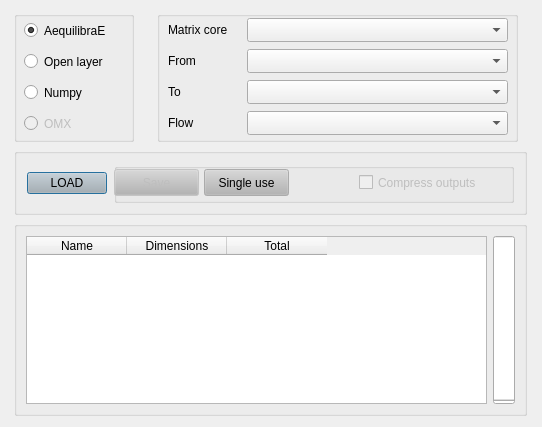
<?xml version="1.0" encoding="UTF-8"?>
<ui version="4.0">
 <class>matrix_loader</class>
 <widget class="QDialog" name="matrix_loader">
  <property name="windowModality">
   <enum>Qt::ApplicationModal</enum>
  </property>
  <property name="geometry">
   <rect>
    <x>0</x>
    <y>0</y>
    <width>542</width>
    <height>427</height>
   </rect>
  </property>
  <property name="sizePolicy">
   <sizepolicy hsizetype="Expanding" vsizetype="Expanding">
    <horstretch>0</horstretch>
    <verstretch>0</verstretch>
   </sizepolicy>
  </property>
  <property name="maximumSize">
   <size>
    <width>5010</width>
    <height>3490</height>
   </size>
  </property>
  <property name="font">
   <font>
    <pointsize>9</pointsize>
   </font>
  </property>
  <property name="windowTitle">
   <string>AequilibraE  -  Matrix loader</string>
  </property>
  <property name="windowIcon">
   <iconset>
    <normaloff>../../../../../../.designer/icon.png</normaloff>../../../../../../.designer/icon.png</iconset>
  </property>
  <property name="modal">
   <bool>true</bool>
  </property>
  <layout class="QGridLayout" name="gridLayout">
   <item row="0" column="1">
    <widget class="QGroupBox" name="group_combo">
     <property name="sizePolicy">
      <sizepolicy hsizetype="Fixed" vsizetype="Fixed">
       <horstretch>0</horstretch>
       <verstretch>0</verstretch>
      </sizepolicy>
     </property>
     <property name="minimumSize">
      <size>
       <width>361</width>
       <height>131</height>
      </size>
     </property>
     <widget class="QComboBox" name="field_cells">
      <property name="enabled">
       <bool>true</bool>
      </property>
      <property name="geometry">
       <rect>
        <x>90</x>
        <y>100</y>
        <width>261</width>
        <height>24</height>
       </rect>
      </property>
      <property name="maxVisibleItems">
       <number>10</number>
      </property>
     </widget>
     <widget class="QLabel" name="lbl_flow">
      <property name="geometry">
       <rect>
        <x>11</x>
        <y>104</y>
        <width>121</width>
        <height>16</height>
       </rect>
      </property>
      <property name="text">
       <string>Flow</string>
      </property>
     </widget>
     <widget class="QLabel" name="lbl_from">
      <property name="geometry">
       <rect>
        <x>11</x>
        <y>42</y>
        <width>121</width>
        <height>16</height>
       </rect>
      </property>
      <property name="text">
       <string>From</string>
      </property>
     </widget>
     <widget class="QLabel" name="lbl_matrix">
      <property name="geometry">
       <rect>
        <x>11</x>
        <y>11</y>
        <width>121</width>
        <height>16</height>
       </rect>
      </property>
      <property name="text">
       <string>Matrix core</string>
      </property>
     </widget>
     <widget class="QComboBox" name="field_from">
      <property name="geometry">
       <rect>
        <x>90</x>
        <y>38</y>
        <width>261</width>
        <height>24</height>
       </rect>
      </property>
      <property name="maxVisibleItems">
       <number>10</number>
      </property>
     </widget>
     <widget class="QComboBox" name="field_to">
      <property name="enabled">
       <bool>true</bool>
      </property>
      <property name="geometry">
       <rect>
        <x>90</x>
        <y>69</y>
        <width>261</width>
        <height>24</height>
       </rect>
      </property>
      <property name="maxVisibleItems">
       <number>10</number>
      </property>
     </widget>
     <widget class="QComboBox" name="matrix_layer">
      <property name="geometry">
       <rect>
        <x>90</x>
        <y>7</y>
        <width>261</width>
        <height>24</height>
       </rect>
      </property>
      <property name="maxVisibleItems">
       <number>10</number>
      </property>
     </widget>
     <widget class="QLabel" name="lbl_to">
      <property name="geometry">
       <rect>
        <x>11</x>
        <y>73</y>
        <width>121</width>
        <height>16</height>
       </rect>
      </property>
      <property name="text">
       <string>To</string>
      </property>
     </widget>
    </widget>
   </item>
   <item row="0" column="0">
    <widget class="QGroupBox" name="groupBox">
     <property name="sizePolicy">
      <sizepolicy hsizetype="Fixed" vsizetype="Fixed">
       <horstretch>0</horstretch>
       <verstretch>0</verstretch>
      </sizepolicy>
     </property>
     <property name="minimumSize">
      <size>
       <width>120</width>
       <height>131</height>
      </size>
     </property>
     <widget class="QRadioButton" name="radio_omx_matrix">
      <property name="enabled">
       <bool>false</bool>
      </property>
      <property name="geometry">
       <rect>
        <x>10</x>
        <y>104</y>
        <width>61</width>
        <height>17</height>
       </rect>
      </property>
      <property name="text">
       <string>OMX</string>
      </property>
     </widget>
     <widget class="QRadioButton" name="radio_layer_matrix">
      <property name="geometry">
       <rect>
        <x>10</x>
        <y>42</y>
        <width>91</width>
        <height>17</height>
       </rect>
      </property>
      <property name="text">
       <string>Open layer</string>
      </property>
      <property name="checked">
       <bool>false</bool>
      </property>
     </widget>
     <widget class="QRadioButton" name="radio_aeq_matrix">
      <property name="enabled">
       <bool>true</bool>
      </property>
      <property name="geometry">
       <rect>
        <x>10</x>
        <y>11</y>
        <width>101</width>
        <height>17</height>
       </rect>
      </property>
      <property name="text">
       <string>AequilibraE</string>
      </property>
      <property name="checked">
       <bool>true</bool>
      </property>
     </widget>
     <widget class="QRadioButton" name="radio_npy_matrix">
      <property name="geometry">
       <rect>
        <x>10</x>
        <y>73</y>
        <width>71</width>
        <height>17</height>
       </rect>
      </property>
      <property name="text">
       <string>Numpy</string>
      </property>
     </widget>
    </widget>
   </item>
   <item row="2" column="0" colspan="2">
    <widget class="QGroupBox" name="group_list">
     <property name="sizePolicy">
      <sizepolicy hsizetype="Expanding" vsizetype="Expanding">
       <horstretch>0</horstretch>
       <verstretch>0</verstretch>
      </sizepolicy>
     </property>
     <layout class="QGridLayout" name="gridLayout_2">
      <item row="0" column="0">
       <widget class="QTableWidget" name="matrix_list_view">
        <column>
         <property name="text">
          <string>Name</string>
         </property>
        </column>
        <column>
         <property name="text">
          <string>Dimensions</string>
         </property>
        </column>
        <column>
         <property name="text">
          <string>Total</string>
         </property>
        </column>
       </widget>
      </item>
      <item row="0" column="1">
       <widget class="QProgressBar" name="progressbar">
        <property name="enabled">
         <bool>true</bool>
        </property>
        <property name="palette">
         <palette>
          <active>
           <colorrole role="Highlight">
            <brush brushstyle="SolidPattern">
             <color alpha="255">
              <red>0</red>
              <green>170</green>
              <blue>0</blue>
             </color>
            </brush>
           </colorrole>
          </active>
          <inactive>
           <colorrole role="Highlight">
            <brush brushstyle="SolidPattern">
             <color alpha="255">
              <red>240</red>
              <green>240</green>
              <blue>240</blue>
             </color>
            </brush>
           </colorrole>
          </inactive>
          <disabled>
           <colorrole role="Highlight">
            <brush brushstyle="SolidPattern">
             <color alpha="255">
              <red>51</red>
              <green>153</green>
              <blue>255</blue>
             </color>
            </brush>
           </colorrole>
          </disabled>
         </palette>
        </property>
        <property name="value">
         <number>0</number>
        </property>
        <property name="textVisible">
         <bool>true</bool>
        </property>
        <property name="orientation">
         <enum>Qt::Vertical</enum>
        </property>
        <property name="textDirection">
         <enum>QProgressBar::BottomToTop</enum>
        </property>
       </widget>
      </item>
     </layout>
    </widget>
   </item>
   <item row="1" column="0" colspan="2">
    <widget class="QGroupBox" name="groupBox_2">
     <property name="sizePolicy">
      <sizepolicy hsizetype="Expanding" vsizetype="Expanding">
       <horstretch>0</horstretch>
       <verstretch>0</verstretch>
      </sizepolicy>
     </property>
     <property name="title">
      <string/>
     </property>
     <layout class="QGridLayout" name="gridLayout_3">
      <item row="0" column="0">
       <widget class="QPushButton" name="but_load">
        <property name="sizePolicy">
         <sizepolicy hsizetype="Fixed" vsizetype="Fixed">
          <horstretch>0</horstretch>
          <verstretch>0</verstretch>
         </sizepolicy>
        </property>
        <property name="palette">
         <palette>
          <active>
           <colorrole role="Button">
            <brush brushstyle="SolidPattern">
             <color alpha="255">
              <red>180</red>
              <green>180</green>
              <blue>180</blue>
             </color>
            </brush>
           </colorrole>
          </active>
          <inactive>
           <colorrole role="Button">
            <brush brushstyle="SolidPattern">
             <color alpha="255">
              <red>180</red>
              <green>180</green>
              <blue>180</blue>
             </color>
            </brush>
           </colorrole>
          </inactive>
          <disabled>
           <colorrole role="Button">
            <brush brushstyle="SolidPattern">
             <color alpha="255">
              <red>180</red>
              <green>180</green>
              <blue>180</blue>
             </color>
            </brush>
           </colorrole>
          </disabled>
         </palette>
        </property>
        <property name="text">
         <string>LOAD</string>
        </property>
       </widget>
      </item>
      <item row="0" column="1">
       <widget class="QGroupBox" name="group_buttons">
        <property name="sizePolicy">
         <sizepolicy hsizetype="Fixed" vsizetype="Fixed">
          <horstretch>0</horstretch>
          <verstretch>0</verstretch>
         </sizepolicy>
        </property>
        <property name="minimumSize">
         <size>
          <width>400</width>
          <height>40</height>
         </size>
        </property>
        <widget class="QCheckBox" name="compressed">
         <property name="enabled">
          <bool>false</bool>
         </property>
         <property name="geometry">
          <rect>
           <x>245</x>
           <y>11</y>
           <width>141</width>
           <height>17</height>
          </rect>
         </property>
         <property name="text">
          <string>Compress outputs</string>
         </property>
         <property name="checked">
          <bool>false</bool>
         </property>
        </widget>
        <widget class="QLabel" name="progress_label">
         <property name="geometry">
          <rect>
           <x>94</x>
           <y>3</y>
           <width>321</width>
           <height>20</height>
          </rect>
         </property>
         <property name="text">
          <string/>
         </property>
        </widget>
        <widget class="QPushButton" name="but_permanent_save">
         <property name="enabled">
          <bool>false</bool>
         </property>
         <property name="geometry">
          <rect>
           <x>0</x>
           <y>6</y>
           <width>85</width>
           <height>27</height>
          </rect>
         </property>
         <property name="palette">
          <palette>
           <active>
            <colorrole role="Button">
             <brush brushstyle="SolidPattern">
              <color alpha="255">
               <red>180</red>
               <green>180</green>
               <blue>180</blue>
              </color>
             </brush>
            </colorrole>
           </active>
           <inactive>
            <colorrole role="Button">
             <brush brushstyle="SolidPattern">
              <color alpha="255">
               <red>180</red>
               <green>180</green>
               <blue>180</blue>
              </color>
             </brush>
            </colorrole>
           </inactive>
           <disabled>
            <colorrole role="Button">
             <brush brushstyle="SolidPattern">
              <color alpha="255">
               <red>180</red>
               <green>180</green>
               <blue>180</blue>
              </color>
             </brush>
            </colorrole>
           </disabled>
          </palette>
         </property>
         <property name="text">
          <string>Save</string>
         </property>
        </widget>
        <widget class="QPushButton" name="but_save_for_single_use">
         <property name="geometry">
          <rect>
           <x>90</x>
           <y>6</y>
           <width>85</width>
           <height>27</height>
          </rect>
         </property>
         <property name="palette">
          <palette>
           <active>
            <colorrole role="Button">
             <brush brushstyle="SolidPattern">
              <color alpha="255">
               <red>180</red>
               <green>180</green>
               <blue>180</blue>
              </color>
             </brush>
            </colorrole>
           </active>
           <inactive>
            <colorrole role="Button">
             <brush brushstyle="SolidPattern">
              <color alpha="255">
               <red>180</red>
               <green>180</green>
               <blue>180</blue>
              </color>
             </brush>
            </colorrole>
           </inactive>
           <disabled>
            <colorrole role="Button">
             <brush brushstyle="SolidPattern">
              <color alpha="255">
               <red>180</red>
               <green>180</green>
               <blue>180</blue>
              </color>
             </brush>
            </colorrole>
           </disabled>
          </palette>
         </property>
         <property name="text">
          <string>Single use</string>
         </property>
        </widget>
        <zorder>progress_label</zorder>
        <zorder>compressed</zorder>
        <zorder>but_permanent_save</zorder>
        <zorder>but_save_for_single_use</zorder>
       </widget>
      </item>
     </layout>
    </widget>
   </item>
  </layout>
  <zorder>groupBox</zorder>
  <zorder>group_combo</zorder>
  <zorder>group_list</zorder>
  <zorder>groupBox_2</zorder>
 </widget>
 <resources/>
 <connections/>
</ui>
